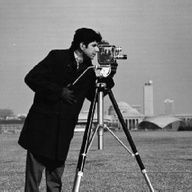
%> input picture Catalog 1/SVD_images/ImageCompression/camarografo.jpg, 192 x 192 px, shrunk from 469 x 469 before the run
$ octave compresion.m   (GNU Octave 9; MATLAB toolbox functions it lacks are replaced by stand-ins)
%> lines starting %> are read from the running program, lines starting %| are printed output that depends on the picture
%Objetivo: Ingresar una imagen A y obtener las matrices BC que aproximan a la imagen A

clc; %limpiar consola
clear;%limpiamos variables
close all; %Cierra todas las figuras

pkg load image


function [B,C] = compresionImagen(A)


  [U,S,V] = svd(A);

  k = 50;
  Uk = U(:,1:k);
  Vk = V(:,1:k);
  Sk = S(1:k,1:k);

  B =  Uk*Sk;
  C = Vk';
  F = B*C;
  F =  im2uint8(F);
  subplot(1,2,1);
  imshow(A);
  subplot(1,2,2);
  imshow(F);

endfunction
I =  imread('camarografo.jpg');
%> I is the input picture: size 192x192 uint8; min 0, max 255, mean 118.7
I = im2double(I);
%> I: size 192x192 double

A = I(:, :, 1);
[B,C] = compresionImagen(A);
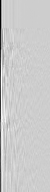
%> B: size 192x50 double; min -9.06, max 2.18, mean -0.128; drawn with min black and max white
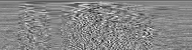
%> C: size 50x192 double; min -0.393, max 0.351, mean -0.00162; drawn with min black and max white
